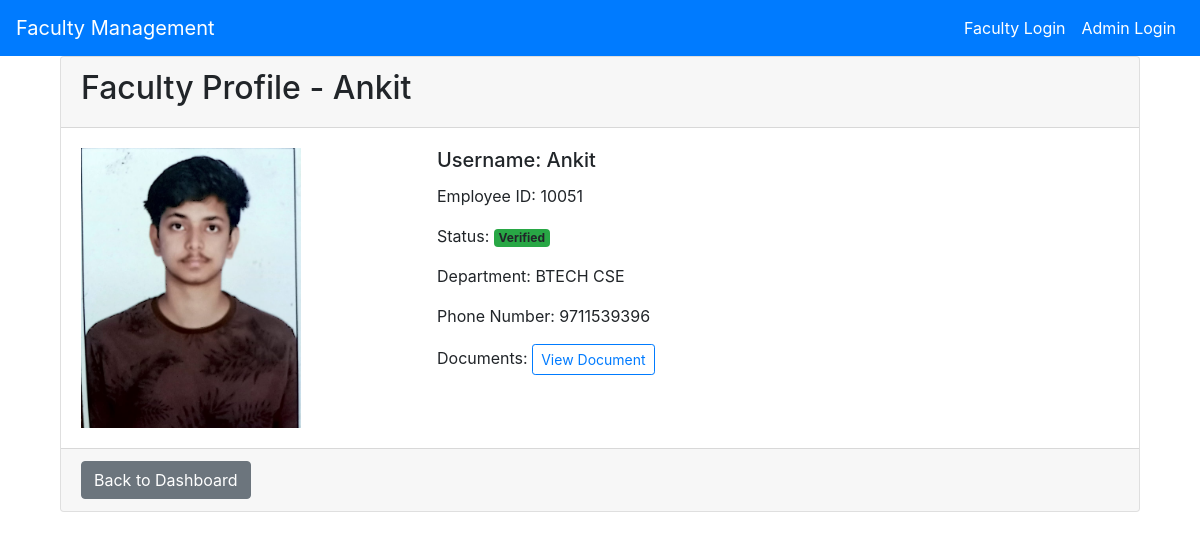
The page /faculty/admin/view_profile/1/ (signed in) on the database its author committed.
### faculty/models.py (models this page shows, shortened)
class FacultyProfile(models.Model):
    user = models.OneToOneField(User, on_delete=models.CASCADE)
    photo = models.ImageField(upload_to='faculty_photos/', blank=True, null=True)
    documents = models.FileField(upload_to='faculty_documents/', blank=True, null=True)
    employee_id = models.CharField(max_length=20, blank=True, null=True)
    department = models.CharField(max_length=100, blank=True, null=True)
    phone_number = models.CharField(max_length=15, blank=True, null=True)
    is_verified = models.BooleanField(default=False)

### faculty/views.py (the view)
# urls.py: path('admin/view_profile/<int:user_id>/', login_required(views.admin_view_profile), name='admin_view_profile'),
@login_required
@user_passes_test(lambda u: u.is_staff)
def admin_view_profile(request, user_id):
    profile = get_object_or_404(FacultyProfile, user__id=user_id)
    return render(request, 'faculty/admin_profile_view.html', {'profile': profile})

### faculty/templates/faculty/admin_profile_view.html (shortened to what this page needs)
{% extends 'faculty/base.html' %}
{% block content %}
<div class="container">
    <div class="card">
        <div class="card-header">
            <h2>Faculty Profile - {{ profile.user.username }}</h2>
        </div>
        <div class="card-body">
            <div class="row">
                <div class="col-md-4">
                    <div class="d-flex justify-content-center align-items-center"
                         style="width: 220px; height: 280px; overflow: hidden; background: #f0f0f0;">
                        {% if profile.photo %}
                            <img src="{{ profile.photo.url }}" class="img-fluid"
                                 style="width: 100%; height: 100%; object-fit: cover;" alt="Profile Photo">
                        {% else %}
                            <i class="fas fa-user-circle fa-3x text-secondary"></i>
                        {% endif %}
                    </div>
                </div>
                <div class="col-md-8">
                    <h5 class="card-title">Username: {{ profile.user.username }}</h5>
                    <p class="card-text">Employee ID: {{ profile.employee_id }}</p>
                    <p class="card-text">Status:
                        {% if profile.is_verified %}
                            <span class="badge bg-success">Verified</span>
                        {% else %}
                            <span class="badge bg-warning">Pending Verification</span>
                        {% endif %}
                    </p>
                    <p class="card-text">Department: {{ profile.department|default:"Not specified" }}</p>
                    <p class="card-text">Phone Number: {{ profile.phone_number|default:"Not specified" }}</p>
                    {% if profile.documents %}
                        <p class="card-text">Documents:
                            <a href="{{ profile.documents.url }}" target="_blank" class="btn btn-sm btn-outline-primary">
                                View Document
                            </a>
                        </p>
                    {% else %}
                        <p class="card-text">Documents: No documents uploaded</p>
                    {% endif %}
                </div>
            </div>
        </div>
        <div class="card-footer">
            <a href="{% url 'admin_dashboard' %}" class="btn btn-secondary">Back to Dashboard</a>
        </div>
    </div>
</div>
{% endblock %}

### faculty/templates/faculty/base.html (style rules this page uses)
body { padding-top: 56px; }

### rows shown on the page
FacultyProfile: user.username "Ankit", photo (picture), employee_id "10051", department "BTECH CSE", phone_number "9711539396"
